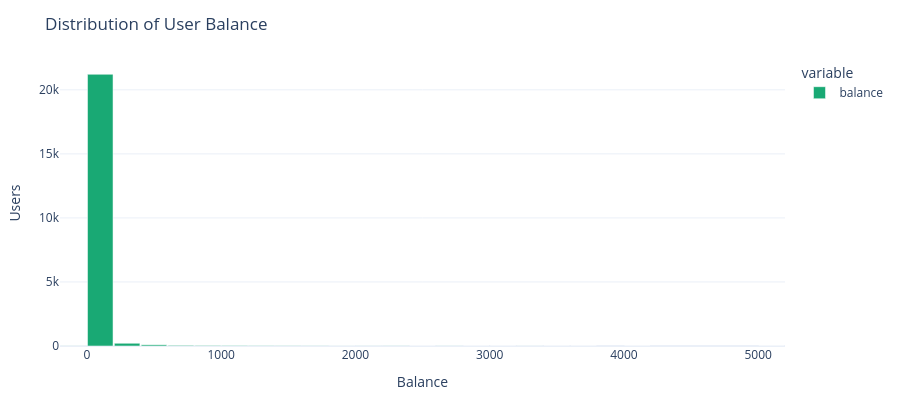

Source (notebook cell):
### Markdown cell above
# Distribution of user balances

How are user balances distributed?

### Code cell
s = pd.to_numeric(df['balance'], errors='coerce')
fig = px.histogram(
    s.dropna(), nbins=40,
    title='Distribution of User Balance',
    labels={'value': 'Balance', 'count': 'Users'},
    color_discrete_sequence=['#19A974']
)
fig.update_traces(marker_line_color='white', marker_line_width=0.5)
fig.update_layout(bargap=0.05,
                  height=max(DEFAULT_HEIGHT - 20, 400),
                  xaxis_title='Balance', yaxis_title='Users')
fig.show()

save_plotly(fig, name='balance_distribution', description='Histogram of user balances', friendly_name='Balance Distribution')

### Figure 1 — Plotly figure (JSON) as saved in the notebook; plotly's stock layout.template omitted (floating-point values rounded to 4 significant figures; data arrays with more than 128 entries replaced by an {"elided": "..."} marker saying what was removed)
{"data": [{"bingroup": "x", "hovertemplate": "variable=balance<br>Balance=%{x}<br>count=%{y}<extra></extra>", "legendgroup": "balance", "marker": {"color": "#19A974", "line": {"color": "white", "width": 0.5}, "pattern": {"shape": ""}}, "name": "balance", "nbinsx": 40, "orientation": "v", "showlegend": true, "type": "histogram", "x": {"elided": "21718 int values"}, "xaxis": "x", "yaxis": "y"}], "layout": {"bargap": 0.05, "barmode": "relative", "height": 400, "legend": {"title": {"text": "variable"}, "tracegroupgap": 0}, "title": {"text": "Distribution of User Balance"}, "xaxis": {"anchor": "y", "domain": [0, 1], "title": {"text": "Balance"}}, "yaxis": {"anchor": "x", "domain": [0, 1], "title": {"text": "Users"}}}}
